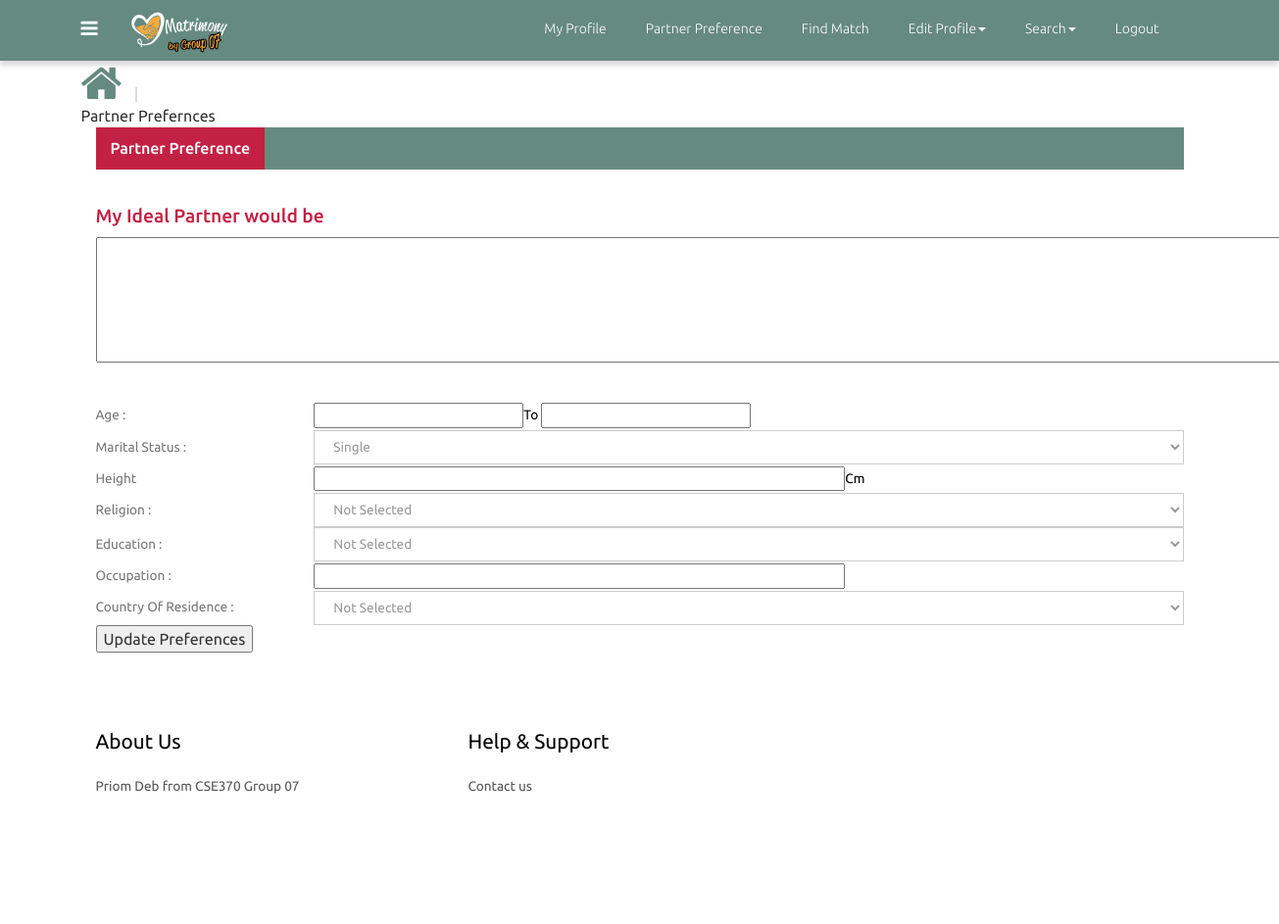
Page /update_partner_preferences.php (signed in) on the earlier database version.
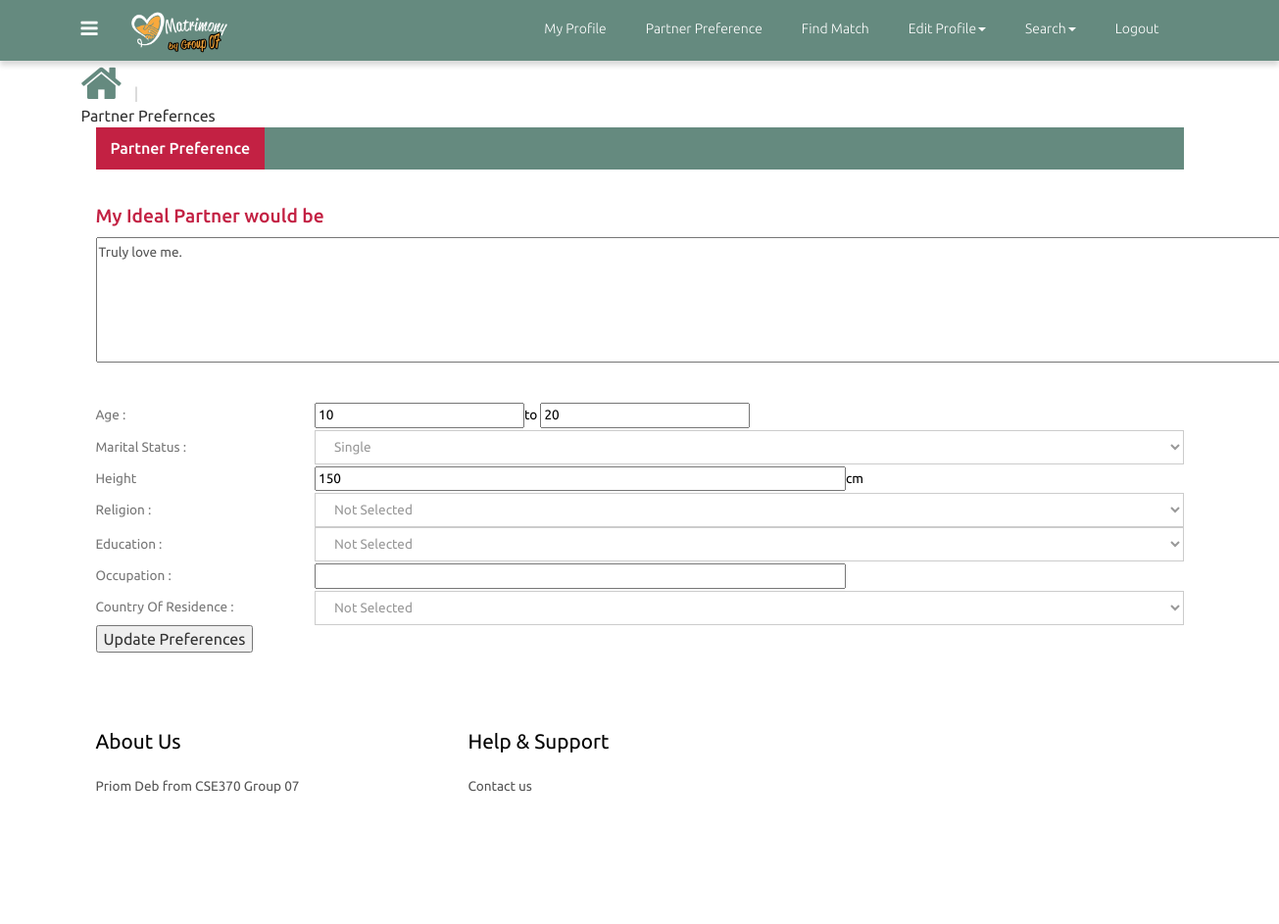
Same page on the later database version.
### tables this page shows
CREATE TABLE `partner_preferences` (
  `id` int(10) NOT NULL,
  `userid` int(10) NOT NULL,
  `age_min` varchar(3) NOT NULL,
  `age_max` int(3) NOT NULL,
  `marital_status` varchar(20) NOT NULL,
  `height` int(3) NOT NULL,
  `religion` varchar(15) NOT NULL,
  `education` varchar(30) NOT NULL,
  `occupation` varchar(30) NOT NULL,
  `country` varchar(30) NOT NULL,
  `description` text NOT NULL
);

### update_partner_preferences.php (the view, shortened to what this page needs)
<?php
include_once("core_methods.php");
$id=$_SESSION['id'];
?>
<?php
		$sql="SELECT * FROM partner_preferences WHERE userid = $id";
		$result=mysqli_query($connect, $sql);
		if($result){
			$row=mysqli_fetch_assoc($result);
			$age_min=$row['age_min'];
			$age_max=$row['age_max'];
			$marital_status=$row['marital_status'];
			$height=$row['height'];
			$occupation=$row['occupation'];
			$description=$row['description'];
		}
		else{
			echo mysqli_error($connect);
		}
?>
<!DOCTYPE HTML>
<html>
<head>
<link href="css/bootstrap-3.1.1.min.css" rel='stylesheet' type='text/css' />
<link href="css/style.css" rel='stylesheet' type='text/css' />
<link href="css/font-awesome.css" rel="stylesheet">
</head>
<body>
 <?php
 include("includes/user_nav_bar.php");
 ?>
<div class="grid_3">
  <div class="container">
   <div class="breadcrumb1">
     <ul>
        <a href="index.php"><i class="fa fa-home home_1"></i></a>
        <span class="divider">&nbsp;|&nbsp;</span>
        <li class="current-page">Partner Prefernces</li>
     </ul>
   </div>
   <div class="profile">
   	 <div class="col-md-12 profile_left">
		<div class="col_4">
		    <div class="bs-example bs-example-tabs" role="tabpanel" data-example-id="togglable-tabs">
			   <ul id="myTab" class="nav nav-tabs nav-tabs1" role="tablist">
				  <li role="presentation" class="active"><a href="#home" id="home-tab" role="tab" data-toggle="tab" aria-controls="home" aria-expanded="true">Partner Preference</a></li>
			   </ul>
			   <form action="" method="post" name="partner">
			   <div id="myTabContent" class="tab-content">
				  <div role="tabpanel" class="tab-pane fade in active" id="home" aria-labelledby="home-tab">
                  <div class="tab_box">
				    	<h1>My Ideal Partner would be</h1>
				    	<p><textarea name="description" rows="5" cols="150"><?php echo $description;?></textarea></p>
				    </div>
				    <div class="basic_1-left">
				    	  <table class="table_working_hours">
				        	<tbody>
				        		<tr class="opened">
									<td class="day_label">Age   :</td>
									<td class="day_value">
									<input type="text" name="age_min" value="<?php echo $age_min; ?>">to <input type="text" name ="age_max" value="<?php echo $age_max; ?>">
									</td>
								</tr>
				        		<tr class="opened">
									<td class="day_label">Marital Status :</td>
									<td class="day_value">
										<div class="select-block1">
										<select name="marital_status">
						                    <option value="<?php if($marital_status="Single"){echo "Single";} elseif ($marital_status="Married") {echo "Married";} else{echo "Divorced";}?>"><?php echo $marital_status;?></option>
						                </select>
						                </div>
									</td>
								</tr>
								<tr class="opened">
									<td class="day_label">Height</td>
									<td class="day_value closed"><input type="text"  id="edit-name" name="height" value="<?php echo $height;?>" size="60" maxlength="60" class="form-text">cm</td>
								</tr>
								<tr class="opened">
									<td class="day_label">Religion :</td>
									<td class="day_value closed"><span>
									<div class="select-block1">
					                    <select name="religion">
                                        <option value="Not Selected">Not Selected</option>
					                    </select>
	                 				</div></span>
	                  			</td>
								</tr>
								<tr class="opened">
									<td class="day_label">Education :</td>
									<td class="day_value closed"><div class="select-block1">
						                <select name="education">
						                <option value="Not Selected">Not Selected</option>
						                </select>
								    </div>
								    </td>
								</tr>
								<tr class="opened">
									<td class="day_label">Occupation :</td>
									<td class="day_value closed"> <input type="text" id="edit-name" name="occupation" value="" size="60" maxlength="60" value="<?php echo $occupation;?>" class="form-text"></td>
								</tr>
								<tr class="opened">
									<td class="day_label">Country of Residence :</td>
									<td class="day_value closed">
										<div class="select-block1">
						                    <select name="country">
                                            <option value="Not Selected">Not Selected</option>
						                    </select>
						                 </div>
						            </td>
								</tr>
							 </tbody>
				          </table>
				        </div>
				  </div>
				 <input type="submit" value="Update Preferences">
		     </div>
		     </form>
		  </div>
	   </div>
   	 </div>
       <div class="clearfix"> </div>
    </div>
  </div>
</div>
<?php
include("footer.php");
?>
<link rel="stylesheet" href="css/flexslider.css" type="text/css" media="screen" />
</body>
</html>

Differences in the rows shown:
added partner_preferences: description "Truly love me.", age_min "10", age_max "20", height "150"
